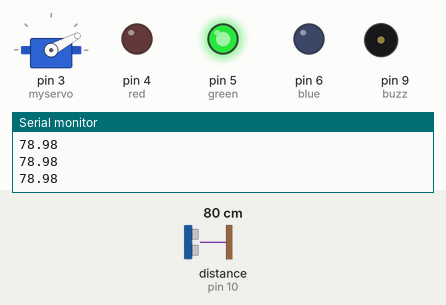
Simulated run of this sketch. Board: Arduino Uno, built with avr-gcc and run on an emulated ATmega328P. On the bench: servo, output pins drawn as LEDs (lit = HIGH), buzzer (waves = sounding), the last lines printed to the serial monitor. Wiring (inferred from the names in the program): ultrasonic range finder: trigger pin 11; echo pin 10. Inputs (shaded band) come from the test bench; at power-on: distance to the obstacle (sensor on pin 10) 80 cm. The echo pulse lasts 58.3 µs per cm; pins used as bus, display or sensor lines are not drawn.

Above: at 1.28 s.
1.3 s: distance to the obstacle (sensor on pin 10) set to 2 cm
At 1.45 s:
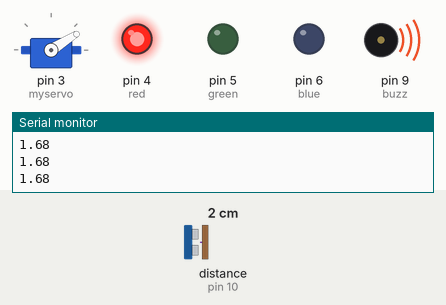
4.3 s: distance to the obstacle (sensor on pin 10) set to 18 cm
At 4.45 s:
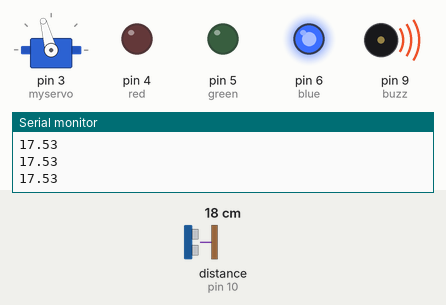
7.3 s: distance to the obstacle (sensor on pin 10) set to 12 cm
10.3 s: distance to the obstacle (sensor on pin 10) set to 9 cm
At 10.48 s:
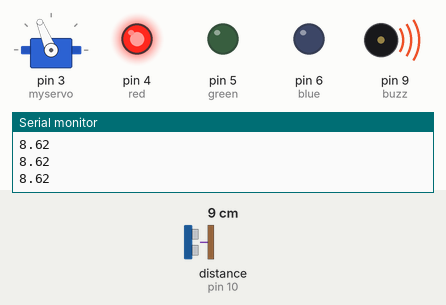
13.3 s: distance to the obstacle (sensor on pin 10) set to 35 cm
At 13.47 s:
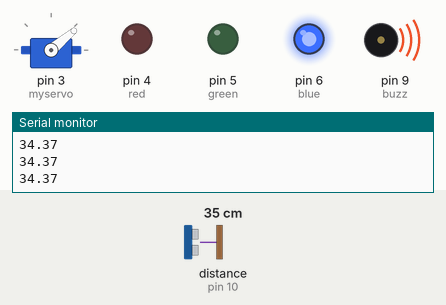
16.3 s: distance to the obstacle (sensor on pin 10) set to 60 cm
At 16.99 s:
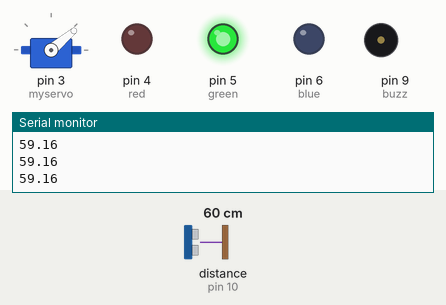
Timing chart, 0 to 22.0 s (numbered marks = the images above; inputs shaded):
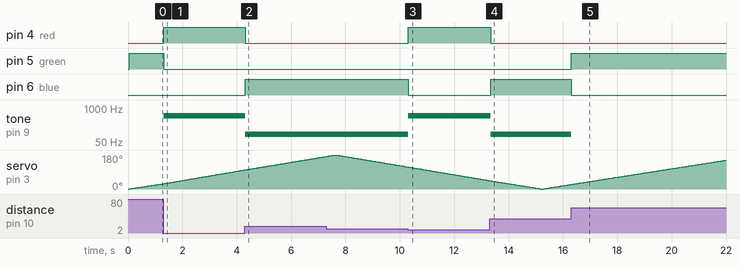

The sketch:

final_code.ino
```cpp
#include <Servo.h>

int red = 4;
int green = 5;
int blue = 6;

int buzz = 9;

int trig = 11;
int echo =10;

Servo myservo;
long duration;
float dis;

void setup() {
  // put your setup code here, to run once:
  myservo.attach(3);
  pinMode(trig,OUTPUT);
  pinMode(echo,INPUT);
  Serial.begin(9600);

  pinMode(red,OUTPUT);
  pinMode(green,OUTPUT);
  pinMode(blue,OUTPUT);
  pinMode(buzz,OUTPUT);
}

void loop() {
  // put your main code here, to run repeatedly:
  // myservo.write(0);
  // delay(2000);
  // myservo.write(90);
  // delay(2000);

  // myservo.write(180);
  // delay(2000);
  for (int deg = 0; deg <= 180; deg++ ){
  myservo.write(deg);
  delay(30);
  digitalWrite(trig,LOW);
  delay(10);

  digitalWrite(trig,HIGH);
  delayMicroseconds(10);

  digitalWrite(trig,LOW);

  duration = pulseIn(echo, HIGH);
  dis = duration * 0.017;
  Serial.println(dis);

  if (dis >= 40){
    digitalWrite(green , HIGH);
    digitalWrite(red , LOW);
    digitalWrite(blue , LOW);
    noTone(buzz);
  }
  else if(dis>=10 && dis<40){
    digitalWrite(blue , HIGH);
    digitalWrite(red , LOW);
    digitalWrite(green , LOW);
    tone(buzz,100);

  }
  else {
    digitalWrite(red , HIGH);
    digitalWrite(green , LOW);
    digitalWrite(blue , LOW);
    // digitalWrite(buzz, HIGH);
    tone(buzz,500);
  }
  }
  for (int deg = 180; deg >= 0; deg-- ){
    myservo.write(deg);
  delay(30);
  digitalWrite(trig,LOW);
  delay(10);

  digitalWrite(trig,HIGH);
  delayMicroseconds(10);

  digitalWrite(trig,LOW);

  duration = pulseIn(echo, HIGH);
  dis = duration * 0.017;
  Serial.println(dis);

  if (dis >= 40){
    digitalWrite(green , HIGH);
    digitalWrite(red , LOW);
    digitalWrite(blue , LOW);
    noTone(buzz);
  }
  else if(dis>=10 && dis<40){
    digitalWrite(blue , HIGH);
    digitalWrite(red , LOW);
    digitalWrite(green , LOW);
    tone(buzz,100);

  }
  else {
    digitalWrite(red , HIGH);
    digitalWrite(green , LOW);
    digitalWrite(blue , LOW);
    // digitalWrite(buzz, HIGH);
    tone(buzz,500);
  }
  }

}
```

Measured:
- the behaviour switches between 11 and 10 cm on distance to the obstacle (sensor on pin 10) (found by bisection; images 2 and 3)
- after the input at 1.3 s, pin 4 (red): LOW → HIGH at once; pin 5 (green): HIGH → LOW at once; tone on pin 9 (buzz): silent → 500 Hz at once
- after the input at 4.3 s, pin 4 (red): HIGH → LOW at once; pin 6 (blue): LOW → HIGH at once; tone on pin 9 (buzz): 500 Hz → 100 Hz at once
- after the input at 10.3 s, pin 4 (red): LOW → HIGH at once; pin 6 (blue): HIGH → LOW at once; tone on pin 9 (buzz): 100 Hz → 500 Hz at once
- after the input at 13.3 s, pin 4 (red): HIGH → LOW at once; pin 6 (blue): LOW → HIGH at once; tone on pin 9 (buzz): 500 Hz → 100 Hz at once
- after the input at 16.3 s, pin 5 (green): LOW → HIGH at once; pin 6 (blue): HIGH → LOW at once; tone on pin 9 (buzz): 100 Hz → silent at once
